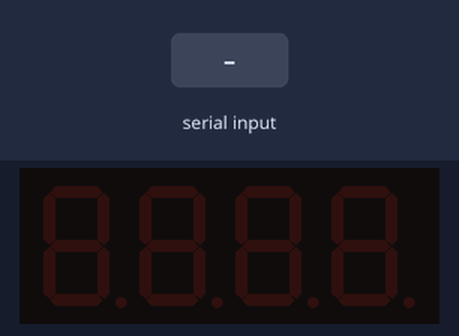
A sketch run on a simulated Arduino Uno, built with avr-gcc and run on an emulated ATmega328P. On the bench: 4-digit seven-segment display. The inputs (shaded band) are chosen by the test bench.

Above: at 1.2 s.
1.3 s: "1" received over Serial
At 2.5 s:
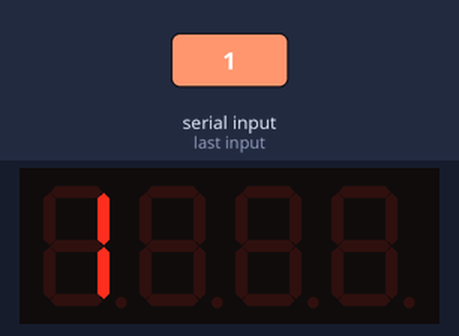
2.8 s: "0" received over Serial
At 3.7 s:
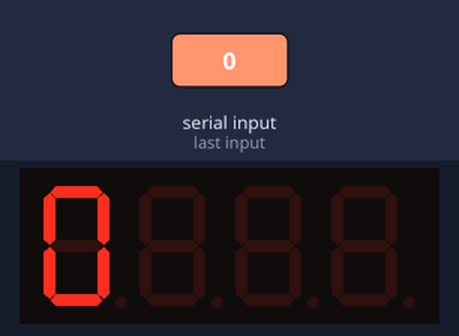
4.3 s: "2" received over Serial
At 4.7 s:
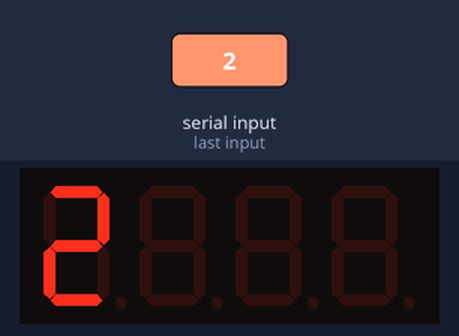
Timing chart, 0 to 7.3 s (numbered marks = the images above; inputs shaded):
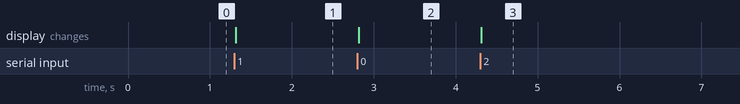

Measured:
- after the input at 1.3 s, the display: changes at once (image 1)
- after the input at 2.8 s, the display: changes at once (image 2)
- after the input at 4.3 s, the display: changes at once (image 3)

The sketch:

project_13-2.ino
```cpp
# include <SevenSeg.h>
// string 표시
SevenSeg disp (6, 7, 8, 9, 10, 11, 12); //Dot 제외
int nDigits = 4;
int digitPins[ ] = {A2, A3, A4, A5}; //{16,17,18,19}
String str;

void setup () {
  disp.setDigitPins(nDigits, digitPins);
  disp.setCommonCathode();
  Serial.begin(9600);
}
void loop () {
  String str;
  char text[4];
  if (Serial.available()) {
    delay(10); // 시리얼 통신 완료를 위한 시간 지연.
    int i = 0;
    while (Serial.available()) {
      text[i] = (char) Serial.read(); // read the string in the buffer
      i++;
    }
  }
  str = text;
  disp.write (str) ;

}
```
